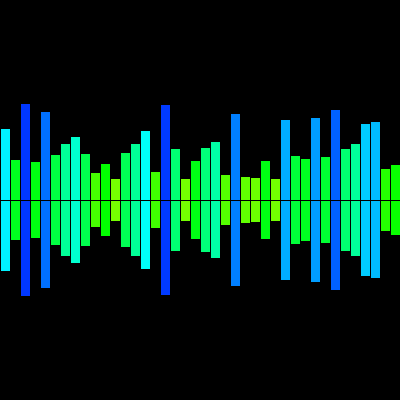
Frame 1 (no input)
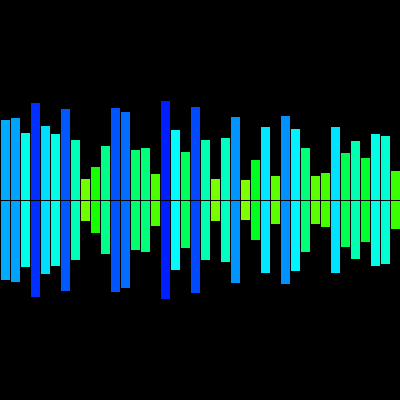
Frame 60 (the mouse pressed at the canvas centre just before this capture)
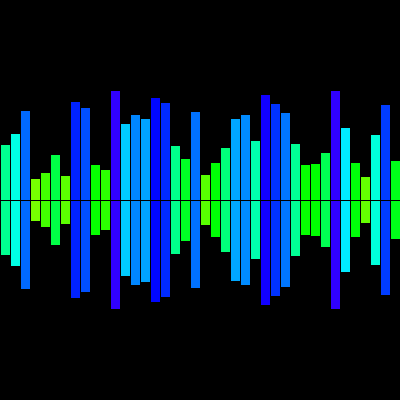
Frame 120 (the mouse held since frame 60 and released just before this capture)

The Processing sketch that drew these frames (run headless with seeded random() and noise(); from frame 60 on, the mouse is pressed at the canvas centre):

// Processing sketch: processing_4426
// ── processing_4426.pde

float maxheight = 100;
  float heightUp = random(20, maxheight);
  float colourtest = 30;

void setup () {
  size (400, 400);
  frameRate(8);
  colorMode(HSB, height/2);
}

void draw() {
  
  background(0);
  //stroke(random(255));

  

  
   for (int test = 0; test < width; test += 10) { 
    fill (colourtest+heightUp,400,400); 
    rect(test, 200, 10, -heightUp);
    rect(test, 200, 10, heightUp);
    //color(colourtest+heightUp);
    

   
  
   if(keyPressed) {
   heightUp = random(20, maxheight)+50;
  } else {
   heightUp = random(20, maxheight);
  }
  
  }}
  
void mousePressed() {
  if (maxheight < 400) {
  maxheight += 10;}
  else {maxheight = 50;}
}
